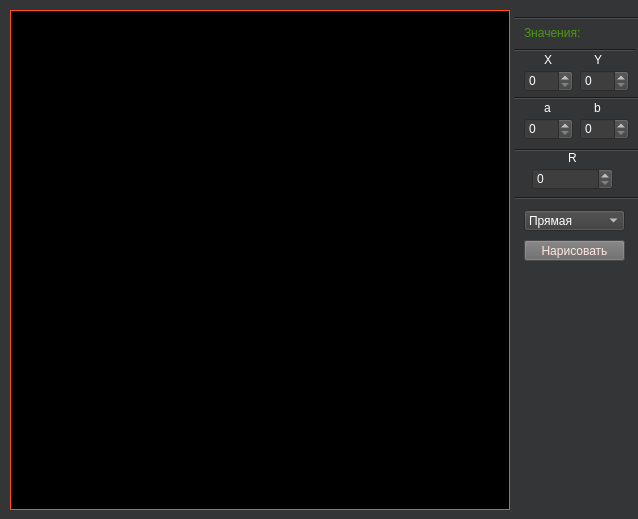
<?xml version="1.0" encoding="UTF-8"?>
<ui version="4.0">
 <class>MainWindow</class>
 <widget class="QMainWindow" name="MainWindow">
  <property name="enabled">
   <bool>true</bool>
  </property>
  <property name="geometry">
   <rect>
    <x>0</x>
    <y>0</y>
    <width>638</width>
    <height>519</height>
   </rect>
  </property>
  <property name="sizePolicy">
   <sizepolicy hsizetype="Preferred" vsizetype="Preferred">
    <horstretch>0</horstretch>
    <verstretch>0</verstretch>
   </sizepolicy>
  </property>
  <property name="minimumSize">
   <size>
    <width>638</width>
    <height>519</height>
   </size>
  </property>
  <property name="maximumSize">
   <size>
    <width>638</width>
    <height>519</height>
   </size>
  </property>
  <property name="windowTitle">
   <string>Лабораторная №5</string>
  </property>
  <property name="animated">
   <bool>false</bool>
  </property>
  <property name="documentMode">
   <bool>false</bool>
  </property>
  <widget class="QWidget" name="centralwidget">
   <property name="palette">
    <palette>
     <active>
      <colorrole role="WindowText">
       <brush brushstyle="SolidPattern">
        <color alpha="255">
         <red>255</red>
         <green>255</green>
         <blue>255</blue>
        </color>
       </brush>
      </colorrole>
      <colorrole role="Button">
       <brush brushstyle="SolidPattern">
        <color alpha="255">
         <red>52</red>
         <green>53</green>
         <blue>54</blue>
        </color>
       </brush>
      </colorrole>
      <colorrole role="Light">
       <brush brushstyle="SolidPattern">
        <color alpha="255">
         <red>78</red>
         <green>79</green>
         <blue>81</blue>
        </color>
       </brush>
      </colorrole>
      <colorrole role="Midlight">
       <brush brushstyle="SolidPattern">
        <color alpha="255">
         <red>65</red>
         <green>66</green>
         <blue>67</blue>
        </color>
       </brush>
      </colorrole>
      <colorrole role="Dark">
       <brush brushstyle="SolidPattern">
        <color alpha="255">
         <red>26</red>
         <green>26</green>
         <blue>27</blue>
        </color>
       </brush>
      </colorrole>
      <colorrole role="Mid">
       <brush brushstyle="SolidPattern">
        <color alpha="255">
         <red>34</red>
         <green>35</green>
         <blue>36</blue>
        </color>
       </brush>
      </colorrole>
      <colorrole role="Text">
       <brush brushstyle="SolidPattern">
        <color alpha="255">
         <red>255</red>
         <green>255</green>
         <blue>255</blue>
        </color>
       </brush>
      </colorrole>
      <colorrole role="BrightText">
       <brush brushstyle="SolidPattern">
        <color alpha="255">
         <red>255</red>
         <green>255</green>
         <blue>255</blue>
        </color>
       </brush>
      </colorrole>
      <colorrole role="ButtonText">
       <brush brushstyle="SolidPattern">
        <color alpha="255">
         <red>255</red>
         <green>255</green>
         <blue>255</blue>
        </color>
       </brush>
      </colorrole>
      <colorrole role="Base">
       <brush brushstyle="SolidPattern">
        <color alpha="255">
         <red>0</red>
         <green>0</green>
         <blue>0</blue>
        </color>
       </brush>
      </colorrole>
      <colorrole role="Window">
       <brush brushstyle="SolidPattern">
        <color alpha="255">
         <red>52</red>
         <green>53</green>
         <blue>54</blue>
        </color>
       </brush>
      </colorrole>
      <colorrole role="Shadow">
       <brush brushstyle="SolidPattern">
        <color alpha="255">
         <red>0</red>
         <green>0</green>
         <blue>0</blue>
        </color>
       </brush>
      </colorrole>
      <colorrole role="AlternateBase">
       <brush brushstyle="SolidPattern">
        <color alpha="255">
         <red>26</red>
         <green>26</green>
         <blue>27</blue>
        </color>
       </brush>
      </colorrole>
      <colorrole role="ToolTipBase">
       <brush brushstyle="SolidPattern">
        <color alpha="255">
         <red>255</red>
         <green>255</green>
         <blue>220</blue>
        </color>
       </brush>
      </colorrole>
      <colorrole role="ToolTipText">
       <brush brushstyle="SolidPattern">
        <color alpha="255">
         <red>0</red>
         <green>0</green>
         <blue>0</blue>
        </color>
       </brush>
      </colorrole>
      <colorrole role="PlaceholderText">
       <brush brushstyle="NoBrush">
        <color alpha="128">
         <red>255</red>
         <green>255</green>
         <blue>255</blue>
        </color>
       </brush>
      </colorrole>
     </active>
     <inactive>
      <colorrole role="WindowText">
       <brush brushstyle="SolidPattern">
        <color alpha="255">
         <red>255</red>
         <green>255</green>
         <blue>255</blue>
        </color>
       </brush>
      </colorrole>
      <colorrole role="Button">
       <brush brushstyle="SolidPattern">
        <color alpha="255">
         <red>52</red>
         <green>53</green>
         <blue>54</blue>
        </color>
       </brush>
      </colorrole>
      <colorrole role="Light">
       <brush brushstyle="SolidPattern">
        <color alpha="255">
         <red>78</red>
         <green>79</green>
         <blue>81</blue>
        </color>
       </brush>
      </colorrole>
      <colorrole role="Midlight">
       <brush brushstyle="SolidPattern">
        <color alpha="255">
         <red>65</red>
         <green>66</green>
         <blue>67</blue>
        </color>
       </brush>
      </colorrole>
      <colorrole role="Dark">
       <brush brushstyle="SolidPattern">
        <color alpha="255">
         <red>26</red>
         <green>26</green>
         <blue>27</blue>
        </color>
       </brush>
      </colorrole>
      <colorrole role="Mid">
       <brush brushstyle="SolidPattern">
        <color alpha="255">
         <red>34</red>
         <green>35</green>
         <blue>36</blue>
        </color>
       </brush>
      </colorrole>
      <colorrole role="Text">
       <brush brushstyle="SolidPattern">
        <color alpha="255">
         <red>255</red>
         <green>255</green>
         <blue>255</blue>
        </color>
       </brush>
      </colorrole>
      <colorrole role="BrightText">
       <brush brushstyle="SolidPattern">
        <color alpha="255">
         <red>255</red>
         <green>255</green>
         <blue>255</blue>
        </color>
       </brush>
      </colorrole>
      <colorrole role="ButtonText">
       <brush brushstyle="SolidPattern">
        <color alpha="255">
         <red>255</red>
         <green>255</green>
         <blue>255</blue>
        </color>
       </brush>
      </colorrole>
      <colorrole role="Base">
       <brush brushstyle="SolidPattern">
        <color alpha="255">
         <red>0</red>
         <green>0</green>
         <blue>0</blue>
        </color>
       </brush>
      </colorrole>
      <colorrole role="Window">
       <brush brushstyle="SolidPattern">
        <color alpha="255">
         <red>52</red>
         <green>53</green>
         <blue>54</blue>
        </color>
       </brush>
      </colorrole>
      <colorrole role="Shadow">
       <brush brushstyle="SolidPattern">
        <color alpha="255">
         <red>0</red>
         <green>0</green>
         <blue>0</blue>
        </color>
       </brush>
      </colorrole>
      <colorrole role="AlternateBase">
       <brush brushstyle="SolidPattern">
        <color alpha="255">
         <red>26</red>
         <green>26</green>
         <blue>27</blue>
        </color>
       </brush>
      </colorrole>
      <colorrole role="ToolTipBase">
       <brush brushstyle="SolidPattern">
        <color alpha="255">
         <red>255</red>
         <green>255</green>
         <blue>220</blue>
        </color>
       </brush>
      </colorrole>
      <colorrole role="ToolTipText">
       <brush brushstyle="SolidPattern">
        <color alpha="255">
         <red>0</red>
         <green>0</green>
         <blue>0</blue>
        </color>
       </brush>
      </colorrole>
      <colorrole role="PlaceholderText">
       <brush brushstyle="NoBrush">
        <color alpha="128">
         <red>255</red>
         <green>255</green>
         <blue>255</blue>
        </color>
       </brush>
      </colorrole>
     </inactive>
     <disabled>
      <colorrole role="WindowText">
       <brush brushstyle="SolidPattern">
        <color alpha="255">
         <red>26</red>
         <green>26</green>
         <blue>27</blue>
        </color>
       </brush>
      </colorrole>
      <colorrole role="Button">
       <brush brushstyle="SolidPattern">
        <color alpha="255">
         <red>52</red>
         <green>53</green>
         <blue>54</blue>
        </color>
       </brush>
      </colorrole>
      <colorrole role="Light">
       <brush brushstyle="SolidPattern">
        <color alpha="255">
         <red>78</red>
         <green>79</green>
         <blue>81</blue>
        </color>
       </brush>
      </colorrole>
      <colorrole role="Midlight">
       <brush brushstyle="SolidPattern">
        <color alpha="255">
         <red>65</red>
         <green>66</green>
         <blue>67</blue>
        </color>
       </brush>
      </colorrole>
      <colorrole role="Dark">
       <brush brushstyle="SolidPattern">
        <color alpha="255">
         <red>26</red>
         <green>26</green>
         <blue>27</blue>
        </color>
       </brush>
      </colorrole>
      <colorrole role="Mid">
       <brush brushstyle="SolidPattern">
        <color alpha="255">
         <red>34</red>
         <green>35</green>
         <blue>36</blue>
        </color>
       </brush>
      </colorrole>
      <colorrole role="Text">
       <brush brushstyle="SolidPattern">
        <color alpha="255">
         <red>26</red>
         <green>26</green>
         <blue>27</blue>
        </color>
       </brush>
      </colorrole>
      <colorrole role="BrightText">
       <brush brushstyle="SolidPattern">
        <color alpha="255">
         <red>255</red>
         <green>255</green>
         <blue>255</blue>
        </color>
       </brush>
      </colorrole>
      <colorrole role="ButtonText">
       <brush brushstyle="SolidPattern">
        <color alpha="255">
         <red>26</red>
         <green>26</green>
         <blue>27</blue>
        </color>
       </brush>
      </colorrole>
      <colorrole role="Base">
       <brush brushstyle="SolidPattern">
        <color alpha="255">
         <red>52</red>
         <green>53</green>
         <blue>54</blue>
        </color>
       </brush>
      </colorrole>
      <colorrole role="Window">
       <brush brushstyle="SolidPattern">
        <color alpha="255">
         <red>52</red>
         <green>53</green>
         <blue>54</blue>
        </color>
       </brush>
      </colorrole>
      <colorrole role="Shadow">
       <brush brushstyle="SolidPattern">
        <color alpha="255">
         <red>0</red>
         <green>0</green>
         <blue>0</blue>
        </color>
       </brush>
      </colorrole>
      <colorrole role="AlternateBase">
       <brush brushstyle="SolidPattern">
        <color alpha="255">
         <red>52</red>
         <green>53</green>
         <blue>54</blue>
        </color>
       </brush>
      </colorrole>
      <colorrole role="ToolTipBase">
       <brush brushstyle="SolidPattern">
        <color alpha="255">
         <red>255</red>
         <green>255</green>
         <blue>220</blue>
        </color>
       </brush>
      </colorrole>
      <colorrole role="ToolTipText">
       <brush brushstyle="SolidPattern">
        <color alpha="255">
         <red>0</red>
         <green>0</green>
         <blue>0</blue>
        </color>
       </brush>
      </colorrole>
      <colorrole role="PlaceholderText">
       <brush brushstyle="NoBrush">
        <color alpha="128">
         <red>255</red>
         <green>255</green>
         <blue>255</blue>
        </color>
       </brush>
      </colorrole>
     </disabled>
    </palette>
   </property>
   <property name="autoFillBackground">
    <bool>true</bool>
   </property>
   <widget class="QLabel" name="label_X">
    <property name="geometry">
     <rect>
      <x>544</x>
      <y>52</y>
      <width>21</width>
      <height>16</height>
     </rect>
    </property>
    <property name="text">
     <string>X</string>
    </property>
    <property name="buddy">
     <cstring>spinBox_X</cstring>
    </property>
   </widget>
   <widget class="Line" name="line_5">
    <property name="geometry">
     <rect>
      <x>514</x>
      <y>40</y>
      <width>121</width>
      <height>20</height>
     </rect>
    </property>
    <property name="orientation">
     <enum>Qt::Horizontal</enum>
    </property>
   </widget>
   <widget class="Line" name="line_2">
    <property name="geometry">
     <rect>
      <x>514</x>
      <y>88</y>
      <width>151</width>
      <height>20</height>
     </rect>
    </property>
    <property name="orientation">
     <enum>Qt::Horizontal</enum>
    </property>
   </widget>
   <widget class="QSpinBox" name="spinBox_X">
    <property name="enabled">
     <bool>true</bool>
    </property>
    <property name="geometry">
     <rect>
      <x>524</x>
      <y>70</y>
      <width>49</width>
      <height>22</height>
     </rect>
    </property>
    <property name="sizePolicy">
     <sizepolicy hsizetype="Expanding" vsizetype="Expanding">
      <horstretch>0</horstretch>
      <verstretch>0</verstretch>
     </sizepolicy>
    </property>
    <property name="styleSheet">
     <string notr="true">background-color: rgb(62, 62, 62);
color: rgb(255, 255, 255);</string>
    </property>
    <property name="frame">
     <bool>true</bool>
    </property>
    <property name="accelerated">
     <bool>false</bool>
    </property>
    <property name="showGroupSeparator" stdset="0">
     <bool>false</bool>
    </property>
    <property name="maximum">
     <number>25</number>
    </property>
   </widget>
   <widget class="Line" name="line">
    <property name="geometry">
     <rect>
      <x>514</x>
      <y>10</y>
      <width>261</width>
      <height>16</height>
     </rect>
    </property>
    <property name="orientation">
     <enum>Qt::Horizontal</enum>
    </property>
   </widget>
   <widget class="QFrame" name="frame">
    <property name="enabled">
     <bool>true</bool>
    </property>
    <property name="geometry">
     <rect>
      <x>10</x>
      <y>10</y>
      <width>500</width>
      <height>500</height>
     </rect>
    </property>
    <property name="palette">
     <palette>
      <active>
       <colorrole role="WindowText">
        <brush brushstyle="SolidPattern">
         <color alpha="255">
          <red>255</red>
          <green>79</green>
          <blue>20</blue>
         </color>
        </brush>
       </colorrole>
       <colorrole role="Text">
        <brush brushstyle="SolidPattern">
         <color alpha="255">
          <red>255</red>
          <green>255</green>
          <blue>255</blue>
         </color>
        </brush>
       </colorrole>
       <colorrole role="BrightText">
        <brush brushstyle="SolidPattern">
         <color alpha="255">
          <red>255</red>
          <green>255</green>
          <blue>255</blue>
         </color>
        </brush>
       </colorrole>
       <colorrole role="ButtonText">
        <brush brushstyle="SolidPattern">
         <color alpha="255">
          <red>255</red>
          <green>255</green>
          <blue>255</blue>
         </color>
        </brush>
       </colorrole>
       <colorrole role="Base">
        <brush brushstyle="SolidPattern">
         <color alpha="255">
          <red>0</red>
          <green>0</green>
          <blue>0</blue>
         </color>
        </brush>
       </colorrole>
       <colorrole role="Window">
        <brush brushstyle="SolidPattern">
         <color alpha="255">
          <red>0</red>
          <green>0</green>
          <blue>0</blue>
         </color>
        </brush>
       </colorrole>
       <colorrole role="Shadow">
        <brush brushstyle="SolidPattern">
         <color alpha="255">
          <red>0</red>
          <green>0</green>
          <blue>0</blue>
         </color>
        </brush>
       </colorrole>
       <colorrole role="AlternateBase">
        <brush brushstyle="SolidPattern">
         <color alpha="255">
          <red>0</red>
          <green>0</green>
          <blue>0</blue>
         </color>
        </brush>
       </colorrole>
       <colorrole role="ToolTipBase">
        <brush brushstyle="SolidPattern">
         <color alpha="255">
          <red>255</red>
          <green>255</green>
          <blue>220</blue>
         </color>
        </brush>
       </colorrole>
       <colorrole role="ToolTipText">
        <brush brushstyle="SolidPattern">
         <color alpha="255">
          <red>0</red>
          <green>0</green>
          <blue>0</blue>
         </color>
        </brush>
       </colorrole>
       <colorrole role="PlaceholderText">
        <brush brushstyle="NoBrush">
         <color alpha="128">
          <red>255</red>
          <green>255</green>
          <blue>255</blue>
         </color>
        </brush>
       </colorrole>
      </active>
      <inactive>
       <colorrole role="WindowText">
        <brush brushstyle="SolidPattern">
         <color alpha="255">
          <red>255</red>
          <green>79</green>
          <blue>20</blue>
         </color>
        </brush>
       </colorrole>
       <colorrole role="Text">
        <brush brushstyle="SolidPattern">
         <color alpha="255">
          <red>255</red>
          <green>255</green>
          <blue>255</blue>
         </color>
        </brush>
       </colorrole>
       <colorrole role="BrightText">
        <brush brushstyle="SolidPattern">
         <color alpha="255">
          <red>255</red>
          <green>255</green>
          <blue>255</blue>
         </color>
        </brush>
       </colorrole>
       <colorrole role="ButtonText">
        <brush brushstyle="SolidPattern">
         <color alpha="255">
          <red>255</red>
          <green>255</green>
          <blue>255</blue>
         </color>
        </brush>
       </colorrole>
       <colorrole role="Base">
        <brush brushstyle="SolidPattern">
         <color alpha="255">
          <red>0</red>
          <green>0</green>
          <blue>0</blue>
         </color>
        </brush>
       </colorrole>
       <colorrole role="Window">
        <brush brushstyle="SolidPattern">
         <color alpha="255">
          <red>0</red>
          <green>0</green>
          <blue>0</blue>
         </color>
        </brush>
       </colorrole>
       <colorrole role="Shadow">
        <brush brushstyle="SolidPattern">
         <color alpha="255">
          <red>0</red>
          <green>0</green>
          <blue>0</blue>
         </color>
        </brush>
       </colorrole>
       <colorrole role="AlternateBase">
        <brush brushstyle="SolidPattern">
         <color alpha="255">
          <red>0</red>
          <green>0</green>
          <blue>0</blue>
         </color>
        </brush>
       </colorrole>
       <colorrole role="ToolTipBase">
        <brush brushstyle="SolidPattern">
         <color alpha="255">
          <red>255</red>
          <green>255</green>
          <blue>220</blue>
         </color>
        </brush>
       </colorrole>
       <colorrole role="ToolTipText">
        <brush brushstyle="SolidPattern">
         <color alpha="255">
          <red>0</red>
          <green>0</green>
          <blue>0</blue>
         </color>
        </brush>
       </colorrole>
       <colorrole role="PlaceholderText">
        <brush brushstyle="NoBrush">
         <color alpha="128">
          <red>255</red>
          <green>255</green>
          <blue>255</blue>
         </color>
        </brush>
       </colorrole>
      </inactive>
      <disabled>
       <colorrole role="WindowText">
        <brush brushstyle="SolidPattern">
         <color alpha="255">
          <red>0</red>
          <green>0</green>
          <blue>0</blue>
         </color>
        </brush>
       </colorrole>
       <colorrole role="Text">
        <brush brushstyle="SolidPattern">
         <color alpha="255">
          <red>0</red>
          <green>0</green>
          <blue>0</blue>
         </color>
        </brush>
       </colorrole>
       <colorrole role="BrightText">
        <brush brushstyle="SolidPattern">
         <color alpha="255">
          <red>255</red>
          <green>255</green>
          <blue>255</blue>
         </color>
        </brush>
       </colorrole>
       <colorrole role="ButtonText">
        <brush brushstyle="SolidPattern">
         <color alpha="255">
          <red>0</red>
          <green>0</green>
          <blue>0</blue>
         </color>
        </brush>
       </colorrole>
       <colorrole role="Base">
        <brush brushstyle="SolidPattern">
         <color alpha="255">
          <red>0</red>
          <green>0</green>
          <blue>0</blue>
         </color>
        </brush>
       </colorrole>
       <colorrole role="Window">
        <brush brushstyle="SolidPattern">
         <color alpha="255">
          <red>0</red>
          <green>0</green>
          <blue>0</blue>
         </color>
        </brush>
       </colorrole>
       <colorrole role="Shadow">
        <brush brushstyle="SolidPattern">
         <color alpha="255">
          <red>0</red>
          <green>0</green>
          <blue>0</blue>
         </color>
        </brush>
       </colorrole>
       <colorrole role="AlternateBase">
        <brush brushstyle="SolidPattern">
         <color alpha="255">
          <red>0</red>
          <green>0</green>
          <blue>0</blue>
         </color>
        </brush>
       </colorrole>
       <colorrole role="ToolTipBase">
        <brush brushstyle="SolidPattern">
         <color alpha="255">
          <red>255</red>
          <green>255</green>
          <blue>220</blue>
         </color>
        </brush>
       </colorrole>
       <colorrole role="ToolTipText">
        <brush brushstyle="SolidPattern">
         <color alpha="255">
          <red>0</red>
          <green>0</green>
          <blue>0</blue>
         </color>
        </brush>
       </colorrole>
       <colorrole role="PlaceholderText">
        <brush brushstyle="NoBrush">
         <color alpha="128">
          <red>255</red>
          <green>255</green>
          <blue>255</blue>
         </color>
        </brush>
       </colorrole>
      </disabled>
     </palette>
    </property>
    <property name="focusPolicy">
     <enum>Qt::StrongFocus</enum>
    </property>
    <property name="layoutDirection">
     <enum>Qt::LeftToRight</enum>
    </property>
    <property name="autoFillBackground">
     <bool>true</bool>
    </property>
    <property name="frameShape">
     <enum>QFrame::Box</enum>
    </property>
    <property name="frameShadow">
     <enum>QFrame::Plain</enum>
    </property>
    <property name="lineWidth">
     <number>1</number>
    </property>
    <property name="midLineWidth">
     <number>1</number>
    </property>
   </widget>
   <widget class="QLabel" name="label_coord">
    <property name="geometry">
     <rect>
      <x>524</x>
      <y>25</y>
      <width>101</width>
      <height>16</height>
     </rect>
    </property>
    <property name="styleSheet">
     <string notr="true">color: rgb(75, 152, 16);</string>
    </property>
    <property name="text">
     <string>Значения:</string>
    </property>
   </widget>
   <widget class="QPushButton" name="pushButton_draw">
    <property name="geometry">
     <rect>
      <x>524</x>
      <y>240</y>
      <width>101</width>
      <height>21</height>
     </rect>
    </property>
    <property name="autoFillBackground">
     <bool>false</bool>
    </property>
    <property name="styleSheet">
     <string notr="true">color: rgb(255, 230, 224);
background-color: rgb(104, 104, 104);</string>
    </property>
    <property name="text">
     <string>Нарисовать</string>
    </property>
    <property name="checkable">
     <bool>false</bool>
    </property>
   </widget>
   <widget class="Line" name="line_3">
    <property name="geometry">
     <rect>
      <x>515</x>
      <y>140</y>
      <width>191</width>
      <height>20</height>
     </rect>
    </property>
    <property name="orientation">
     <enum>Qt::Horizontal</enum>
    </property>
   </widget>
   <widget class="Line" name="line_4">
    <property name="geometry">
     <rect>
      <x>515</x>
      <y>190</y>
      <width>151</width>
      <height>16</height>
     </rect>
    </property>
    <property name="orientation">
     <enum>Qt::Horizontal</enum>
    </property>
   </widget>
   <widget class="QSpinBox" name="spinBox_Y">
    <property name="enabled">
     <bool>true</bool>
    </property>
    <property name="geometry">
     <rect>
      <x>580</x>
      <y>70</y>
      <width>49</width>
      <height>22</height>
     </rect>
    </property>
    <property name="styleSheet">
     <string notr="true">background-color: rgb(62, 62, 62);
color: rgb(255, 255, 255);</string>
    </property>
    <property name="maximum">
     <number>25</number>
    </property>
   </widget>
   <widget class="QLabel" name="label_Y">
    <property name="geometry">
     <rect>
      <x>594</x>
      <y>52</y>
      <width>21</width>
      <height>16</height>
     </rect>
    </property>
    <property name="text">
     <string>Y</string>
    </property>
    <property name="buddy">
     <cstring>spinBox_Y</cstring>
    </property>
   </widget>
   <widget class="QLabel" name="label_X_2">
    <property name="geometry">
     <rect>
      <x>544</x>
      <y>100</y>
      <width>21</width>
      <height>16</height>
     </rect>
    </property>
    <property name="text">
     <string>a</string>
    </property>
   </widget>
   <widget class="QSpinBox" name="spinBox_a">
    <property name="enabled">
     <bool>false</bool>
    </property>
    <property name="geometry">
     <rect>
      <x>524</x>
      <y>118</y>
      <width>49</width>
      <height>22</height>
     </rect>
    </property>
    <property name="styleSheet">
     <string notr="true">background-color: rgb(62, 62, 62);
color: rgb(255, 255, 255);</string>
    </property>
    <property name="maximum">
     <number>24</number>
    </property>
   </widget>
   <widget class="QSpinBox" name="spinBox_b">
    <property name="enabled">
     <bool>false</bool>
    </property>
    <property name="geometry">
     <rect>
      <x>580</x>
      <y>118</y>
      <width>49</width>
      <height>22</height>
     </rect>
    </property>
    <property name="styleSheet">
     <string notr="true">background-color: rgb(62, 62, 62);
color: rgb(255, 255, 255);</string>
    </property>
    <property name="maximum">
     <number>24</number>
    </property>
   </widget>
   <widget class="QLabel" name="label_Y_2">
    <property name="geometry">
     <rect>
      <x>594</x>
      <y>100</y>
      <width>21</width>
      <height>16</height>
     </rect>
    </property>
    <property name="text">
     <string>b</string>
    </property>
   </widget>
   <widget class="QSpinBox" name="spinBox_R">
    <property name="enabled">
     <bool>false</bool>
    </property>
    <property name="geometry">
     <rect>
      <x>532</x>
      <y>168</y>
      <width>81</width>
      <height>22</height>
     </rect>
    </property>
    <property name="styleSheet">
     <string notr="true">background-color: rgb(62, 62, 62);
color: rgb(255, 255, 255);</string>
    </property>
    <property name="maximum">
     <number>24</number>
    </property>
   </widget>
   <widget class="QLabel" name="label_X_3">
    <property name="geometry">
     <rect>
      <x>568</x>
      <y>150</y>
      <width>21</width>
      <height>16</height>
     </rect>
    </property>
    <property name="text">
     <string>R</string>
    </property>
   </widget>
   <widget class="QComboBox" name="comboBox">
    <property name="geometry">
     <rect>
      <x>524</x>
      <y>210</y>
      <width>101</width>
      <height>21</height>
     </rect>
    </property>
    <property name="styleSheet">
     <string notr="true">background-color: rgb(59, 59, 59);
color: rgb(255, 255, 255);</string>
    </property>
    <item>
     <property name="text">
      <string>Прямая</string>
     </property>
    </item>
    <item>
     <property name="text">
      <string>Эллипс</string>
     </property>
    </item>
    <item>
     <property name="text">
      <string>Окружность</string>
     </property>
    </item>
   </widget>
   <zorder>frame</zorder>
   <zorder>line_2</zorder>
   <zorder>label_coord</zorder>
   <zorder>pushButton_draw</zorder>
   <zorder>spinBox_X</zorder>
   <zorder>spinBox_Y</zorder>
   <zorder>line_3</zorder>
   <zorder>spinBox_a</zorder>
   <zorder>label_Y</zorder>
   <zorder>line_4</zorder>
   <zorder>spinBox_R</zorder>
   <zorder>label_X_3</zorder>
   <zorder>label_X</zorder>
   <zorder>label_X_2</zorder>
   <zorder>label_Y_2</zorder>
   <zorder>line</zorder>
   <zorder>line_5</zorder>
   <zorder>spinBox_b</zorder>
   <zorder>comboBox</zorder>
  </widget>
 </widget>
 <tabstops>
  <tabstop>spinBox_X</tabstop>
  <tabstop>frame</tabstop>
  <tabstop>pushButton_draw</tabstop>
  <tabstop>spinBox_Y</tabstop>
  <tabstop>spinBox_b</tabstop>
  <tabstop>spinBox_a</tabstop>
  <tabstop>spinBox_R</tabstop>
 </tabstops>
 <resources/>
 <connections/>
</ui>
